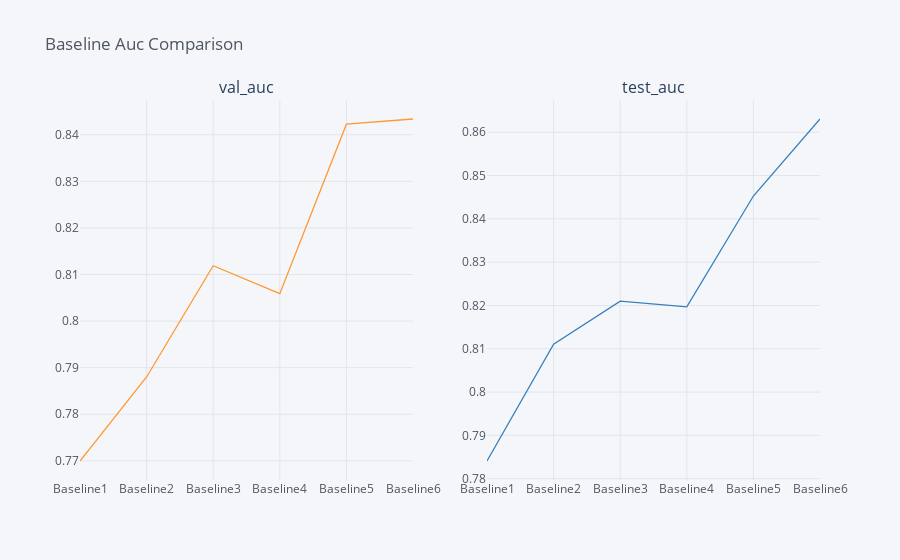

The notebook cell saved with this chart:
### Code cell
Baselines[ordered[2:4]].iplot(subplots=True, subplot_titles=ordered[2:4], legend=False, title = 'Baseline Auc Comparison')

### Figure 1 — Plotly figure (JSON) as saved in the notebook; plotly's stock layout.template omitted (floating-point values rounded to 4 significant figures)
{"data": [{"line": {"color": "rgba(255, 153, 51, 1.0)", "dash": "solid", "shape": "linear", "width": 1.3}, "mode": "lines", "name": "val_auc", "text": "", "type": "scatter", "x": ["Baseline1", "Baseline2", "Baseline3", "Baseline4", "Baseline5", "Baseline6"], "xaxis": "x", "y": [0.77, 0.788, 0.8119, 0.8059, 0.8423, 0.8434], "yaxis": "y"}, {"line": {"color": "rgba(55, 128, 191, 1.0)", "dash": "solid", "shape": "linear", "width": 1.3}, "mode": "lines", "name": "test_auc", "text": "", "type": "scatter", "x": ["Baseline1", "Baseline2", "Baseline3", "Baseline4", "Baseline5", "Baseline6"], "xaxis": "x2", "y": [0.7841, 0.811, 0.821, 0.8197, 0.8453, 0.8631], "yaxis": "y2"}], "layout": {"annotations": [{"font": {"size": 16}, "showarrow": false, "text": "val_auc", "x": 0.225, "xanchor": "center", "xref": "paper", "y": 1, "yanchor": "bottom", "yref": "paper"}, {"font": {"size": 16}, "showarrow": false, "text": "test_auc", "x": 0.775, "xanchor": "center", "xref": "paper", "y": 1, "yanchor": "bottom", "yref": "paper"}], "autosize": true, "legend": {"bgcolor": "#F5F6F9", "font": {"color": "#4D5663"}}, "paper_bgcolor": "#F5F6F9", "plot_bgcolor": "#F5F6F9", "showlegend": false, "title": {"font": {"color": "#4D5663"}, "text": "Baseline Auc Comparison"}, "xaxis": {"anchor": "y", "autorange": true, "domain": [0, 0.45], "gridcolor": "#E1E5ED", "range": [0, 5], "showgrid": true, "tickfont": {"color": "#4D5663"}, "title": {"font": {"color": "#4D5663"}, "text": ""}, "type": "category", "zerolinecolor": "#E1E5ED"}, "xaxis2": {"anchor": "y2", "autorange": true, "domain": [0.55, 1], "gridcolor": "#E1E5ED", "range": [0, 5], "showgrid": true, "tickfont": {"color": "#4D5663"}, "title": {"font": {"color": "#4D5663"}, "text": ""}, "type": "category", "zerolinecolor": "#E1E5ED"}, "yaxis": {"anchor": "x", "autorange": true, "domain": [0, 1], "gridcolor": "#E1E5ED", "range": [0.7659, 0.8475], "showgrid": true, "tickfont": {"color": "#4D5663"}, "title": {"font": {"color": "#4D5663"}, "text": ""}, "type": "linear", "zerolinecolor": "#E1E5ED"}, "yaxis2": {"anchor": "x2", "autorange": true, "domain": [0, 1], "gridcolor": "#E1E5ED", "range": [0.7797, 0.8675], "showgrid": true, "tickfont": {"color": "#4D5663"}, "title": {"font": {"color": "#4D5663"}, "text": ""}, "type": "linear", "zerolinecolor": "#E1E5ED"}}}
